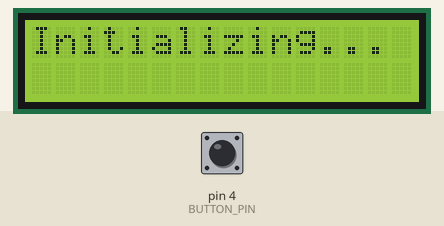
This sketch was run on a simulated Arduino Uno, built with avr-gcc and run on an emulated ATmega328P. Parts: 16×2 character LCD. The inputs (shaded band) are chosen by the test bench; at power-on: pin 4 (BUTTON_PIN) HIGH. The local clock reads 2024-03-15 10:24:30 at power-on unless the sketch sets it.

Above: at 0.1 s.
At 2.1 s:
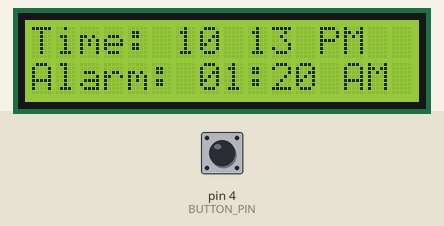
At 32.9 s:
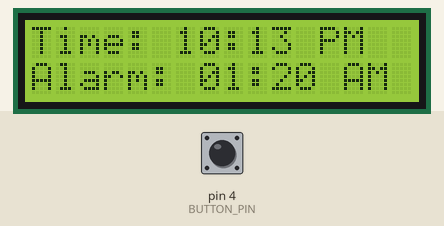
At 64.8 s:
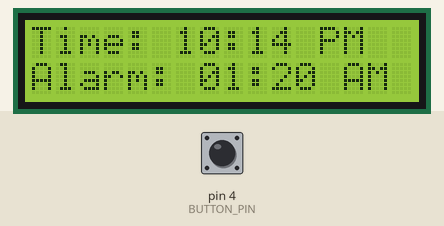
At 95.6 s:
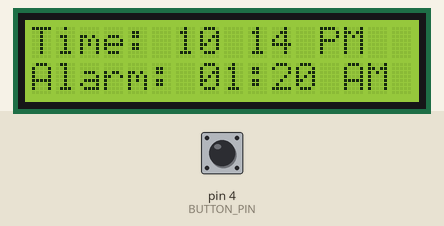
At 128.5 s:
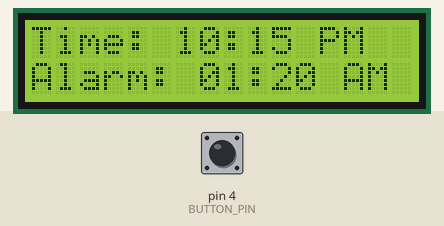

Measured:
- what the display in image 1 shows lasts 1.0 s, from 2.1 s to 3.1 s

The sketch:

alarm.ino
```cpp
#include <Wire.h>
#include <RTClib.h>
#include <LiquidCrystal.h>

// LCD Pins: RS, EN, D4, D5, D6, D7
LiquidCrystal lcd(7, 8, 9, 10, 11, 12);

RTC_DS1307 rtc;

#define BUZZER_PIN 6
#define BUTTON_PIN 4

// Set alarm time (24-hour format)
int alarmHour = 1;
int alarmMinute = 20;
int selectedTone = 3; // Choose from 1–5

bool alarmTriggered = false;
bool alarmStopped = false;

// For blinking colon
bool colonVisible = true;
unsigned long lastBlinkTime = 0;
const int blinkInterval = 1000; // milliseconds

void setup() {
  Serial.begin(9600);
  Wire.begin();
  rtc.begin();
  lcd.begin(16, 2);
  pinMode(BUZZER_PIN, OUTPUT);
  pinMode(BUTTON_PIN, INPUT_PULLUP);

  // 🕒 Set RTC to compile time (DO THIS ONCE, then comment out!)
  rtc.adjust(DateTime(F(__DATE__), F(__TIME__)));

  lcd.clear();
  lcd.setCursor(0, 0);
  lcd.print("Initializing...");
  delay(2000);
  lcd.clear();
}

void loop() {
  DateTime now = rtc.now();

  // Handle colon blinking every 1 sec
  if (millis() - lastBlinkTime >= blinkInterval) {
    colonVisible = !colonVisible;
    lastBlinkTime = millis();
  }

  // Display time with blinking colon
  lcd.setCursor(0, 0);
  lcd.print("Time: ");
  printTimeAMPM(now.hour(), now.minute(), colonVisible);

  // Display alarm (no blinking colon)
  lcd.setCursor(0, 1);
  if (alarmStopped) {
    lcd.print("Alarm: OFF         ");
  } else {
    lcd.print("Alarm: ");
    printTimeAMPM(alarmHour, alarmMinute, true); // colon always ON for alarm
  }

  // Handle button press to stop alarm
  if (digitalRead(BUTTON_PIN) == LOW && alarmTriggered) {
    alarmStopped = true;
    noTone(BUZZER_PIN);
    lcd.setCursor(0, 1);
    lcd.print("Alarm: OFF         ");
  }

  // Trigger alarm
  if (!alarmStopped && now.hour() == alarmHour && now.minute() == alarmMinute) {
    if (!alarmTriggered) {
      alarmTriggered = true;
      lcd.setCursor(0, 1);
      lcd.print("ALARM RINGING!!!   ");
    }
    playSelectedTone(selectedTone); // continuous
  }

  // Reset after minute passes
  if (now.minute() != alarmMinute) {
    alarmTriggered = false;
    alarmStopped = false;
    noTone(BUZZER_PIN);
  }

  delay(100);
}

// 🕒 Print time with optional colon blinking
void printTimeAMPM(int hour, int minute, bool showColon) {
  int displayHour = hour % 12;
  if (displayHour == 0) displayHour = 12;

  if (displayHour < 10) lcd.print('0');
  lcd.print(displayHour);

  lcd.print(showColon ? ":" : " "); // Blinking colon

  if (minute < 10) lcd.print('0');
  lcd.print(minute);

  lcd.print(hour < 12 ? " AM" : " PM");
  lcd.print(" ");
}

void playSelectedTone(int toneNumber) {
  switch (toneNumber) {
    case 1: tone(BUZZER_PIN, 1000); break;
    case 2: tone(BUZZER_PIN, 880); delay(300); noTone(BUZZER_PIN); delay(200); tone(BUZZER_PIN, 988); delay(300); break;
    case 3: playMelody3(); break;
    case 4: tone(BUZZER_PIN, 440); delay(300); tone(BUZZER_PIN, 554); delay(300); tone(BUZZER_PIN, 659); delay(300); break;
    case 5: tone(BUZZER_PIN, 1000); delay(100); noTone(BUZZER_PIN); delay(100); break;
    default: tone(BUZZER_PIN, 1000); break;
  }
}

void playMelody3() {
  tone(BUZZER_PIN, 660, 100); delay(150);
  tone(BUZZER_PIN, 660, 100); delay(300);
  tone(BUZZER_PIN, 660, 100); delay(300);
  tone(BUZZER_PIN, 510, 100); delay(100);
  tone(BUZZER_PIN, 660, 100); delay(300);
  tone(BUZZER_PIN, 770, 100); delay(550);
  tone(BUZZER_PIN, 380, 100); delay(500);
}
```
